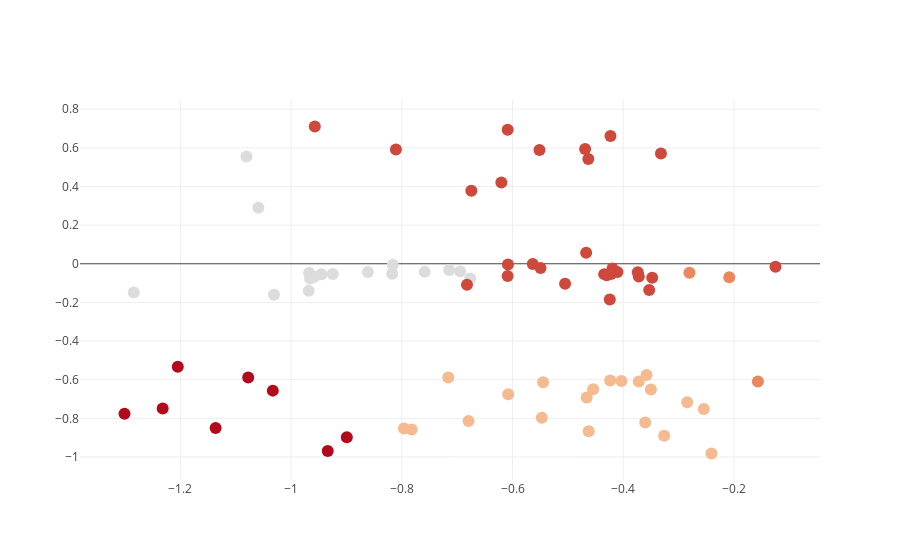

The notebook cell saved with this chart:
### Markdown cell above
What is interesting to note about the clustering without Personality Insights enrichment is that it appears to have a very clear stratification from -1 to 1.  These clusters appear to be somewhat intuitively grouped together.  What about when we run the same algorithm on the PI-enriched data?

### Code cell
## For Enriched Features
data = [go.Scatter(x = pcaDF.PC2_ENRICHED, 
                   y = pcaDF.PC1_ENRICHED, 
                   mode = 'markers',
                   name = 'Clusters with PI',
                   marker = dict(color = pcaDF.PI_PREDICTIONS, size = '12'),
                   text = pcaDF.PI_PREDICTIONS
                                 )
       ]

plotly.offline.iplot(data)

### Figure 1 — Plotly figure (JSON) as saved in the notebook; plotly's stock layout.template omitted (floating-point values rounded to 4 significant figures)
{"data": [{"y": [0.7104, 0.6934, 0.6612, 0.5913, 0.5887, 0.594, 0.5713, 0.5555, 0.5419, 0.4204, 0.3782, 0.2895, 0.0567, -0.005656, -0.04189, -0.04779, -0.02244, -0.05106, -0.003995, -0.04297, -0.03939, -0.07636, -0.0153, -0.04284, -0.04435, -0.06344, -0.03244, -0.04644, -0.07657, -0.07196, -0.02389, -0.05301, -0.05361, -0.05452, -0.001237, -0.05963, -0.06565, -0.0532, -0.07023, -0.06723, -0.1089, -0.1488, -0.1036, -0.1605, -0.1402, -0.1356, -0.185, -0.5325, -0.5882, -0.589, -0.6565, -0.576, -0.6097, -0.6132, -0.6067, -0.6095, -0.6045, -0.6497, -0.7761, -0.6503, -0.6917, -0.6752, -0.7172, -0.7487, -0.7516, -0.7965, -0.8134, -0.8213, -0.8505, -0.8981, -0.8525, -0.8578, -0.8669, -0.8895, -0.9819, -0.9696], "x": [-0.9573, -0.6088, -0.4231, -0.8107, -0.5514, -0.4689, -0.3319, -1.081, -0.4631, -0.6202, -0.6745, -1.059, -0.4671, -0.8164, -0.7587, -0.9675, -0.5495, -0.8174, -0.6082, -0.8613, -0.6946, -0.9657, -0.125, -0.4105, -0.3738, -0.6089, -0.7145, -0.2805, -0.6764, -0.3477, -0.4195, -0.4222, -0.4345, -0.9452, -0.5635, -0.4299, -0.3719, -0.9248, -0.2086, -0.9583, -0.6823, -1.284, -0.5051, -1.031, -0.9683, -0.3532, -0.4244, -1.205, -1.078, -0.7161, -1.033, -0.3579, -0.3719, -0.5449, -0.4034, -0.1568, -0.4236, -0.4545, -1.301, -0.3501, -0.4661, -0.6078, -0.2845, -1.232, -0.2546, -0.5471, -0.6795, -0.3603, -1.136, -0.8994, -0.7962, -0.7823, -0.4625, -0.3261, -0.2407, -0.9339], "text": [3, 3, 3, 3, 3, 3, 3, 0, 3, 3, 3, 0, 3, 0, 0, 0, 3, 0, 3, 0, 0, 0, 3, 3, 3, 3, 0, 2, 0, 3, 3, 3, 3, 0, 3, 3, 3, 0, 2, 0, 3, 0, 3, 0, 0, 3, 3, 4, 4, 1, 4, 1, 1, 1, 1, 2, 1, 1, 4, 1, 1, 1, 1, 4, 1, 1, 1, 1, 4, 4, 1, 1, 1, 1, 1, 4], "marker": {"color": [3, 3, 3, 3, 3, 3, 3, 0, 3, 3, 3, 0, 3, 0, 0, 0, 3, 0, 3, 0, 0, 0, 3, 3, 3, 3, 0, 2, 0, 3, 3, 3, 3, 0, 3, 3, 3, 0, 2, 0, 3, 0, 3, 0, 0, 3, 3, 4, 4, 1, 4, 1, 1, 1, 1, 2, 1, 1, 4, 1, 1, 1, 1, 4, 1, 1, 1, 1, 4, 4, 1, 1, 1, 1, 1, 4], "size": "12"}, "type": "scatter", "name": "Clusters with PI", "mode": "markers"}], "layout": {}}
